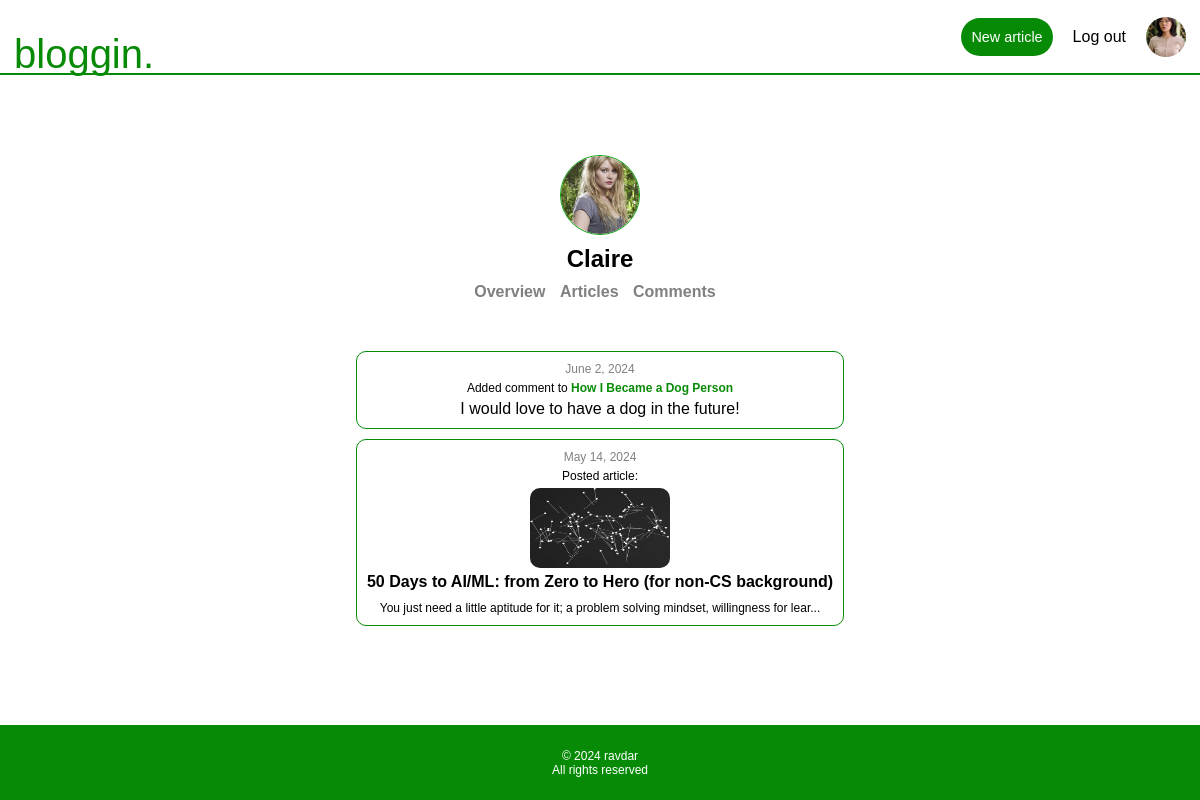
/users/Claire/ (signed in), run on the app's committed database.
### users/models.py (models this page shows, shortened)
class Profile(models.Model):
    user = models.OneToOneField(User, on_delete=models.CASCADE)
    profile_picture = models.ImageField(null=True, blank=True, default="images/default_pp.jpg", upload_to="images/")

### mainapp/models.py (models this page shows, shortened)
class Comment(models.Model):
    owner = models.ForeignKey(User, on_delete=models.CASCADE)
    article = models.ForeignKey(Article, on_delete=models.CASCADE)
    text = models.TextField()
    publication_date = models.DateField()
    last_edit_date = models.DateField(null=True, blank=True)
    model_name = "comment"

class Article(models.Model):
    owner = models.ForeignKey(User, on_delete=models.CASCADE)
    title = models.CharField(max_length=200)
    body = RichTextField(blank=True, null=True)
    publication_date = models.DateField()
    last_edit_date = models.DateField(null=True, blank=True)
    image = models.ImageField(null=True, blank=True, upload_to="images/")
    url = models.CharField(max_length=200, default='doesnotwork')
    upvotes = models.IntegerField(default=0)
    downvotes = models.IntegerField(default=0)
    total_votes = models.IntegerField(default=0)
    topics = models.ManyToManyField(Topic, blank=True)
    model_name = "article"

### mainapp/views.py (the view)
# urls.py: path("users/<str:user_username>/", views.user_profile, name="user_profile"),]
def user_profile(request, user_username):
    user = get_object_or_404(User, username = user_username)
    activities = []
    articles = Article.objects.filter(owner=user)
    comments = Comment.objects.filter(owner=user)
    subcomments = Subcomment.objects.filter(owner=user)
    for item in articles:
        activities.append(item)
    for item in comments:
        activities.append(item)
    for item in subcomments:
        activities.append(item)
    if activities != []:
        activities.sort(key=lambda activity: activity.publication_date, reverse=True)
    return render(request, "mainapp/user_profile.html", {"user":user, "articles":articles, "comments":comments, "activities":activities})

### mainapp/templates/mainapp/user_profile.html
{% extends "mainapp/main.html" %}
{% block content %}
<main class="margin-top-main center">
    <section class="profile-basic-info center">
        <img src="{{ user.profile.profile_picture.url}}" alt="Profile picture" height="80" width="80">
        <h2>{{user.username}}</h2>
        <div>
            <a href="{% url 'mainapp:user_profile' user.username %}">Overview</a>
            <a href="{% url 'mainapp:user_profile' user.username %}">Articles</a>
            <a href="{% url 'mainapp:user_profile' user.username %}">Comments</a>
        </div>
    </section>
    <section class="user-activities">
        {% for activity in activities %}
        <div>
            {% if activity.model_name == "article" %}
            <time>{{activity.publication_date}}</time>
            <p>Posted article:</p>
            <a href="{% url 'mainapp:read_article_view' activity.url %}"><img src="{{ activity.image.url }}" width="140"
                    height="80"></a>
            <h4><a href="{% url 'mainapp:read_article_view' activity.url %}">{{activity.title}}</a>
            </h4>
            <p>{{ activity.body|slice:":100"|safe }}...</p>
            {% else %}
            <time>{{activity.publication_date}}</time>
            <p>Added comment to <a
                    href="{% url 'mainapp:read_article_view' activity.article.url %}"><span>{{activity.article.title}}</span></a>
            </p>
            {{activity.text|slice:":100"|safe}}
            {% endif %}
        </div>
        {% endfor %}
    </section>
</main>
{% endblock content %}

### mainapp/templates/mainapp/main.html (shortened to what this page needs)
{% load static %}
<!DOCTYPE html>
<html lang="en">
<head>
    <link rel="stylesheet" type="text/css" href="{% static 'styles.css' %}">
</head>
<body>
    <header class="center">
        <div class="header-content">
            <a href="{% url 'mainapp:main_view' %}" class="logotype">bloggin.</a>
            <div class="header-buttons">
                {% if request.user.is_authenticated %}
                <button><a class="button-a" href="{% url 'mainapp:new_article_view' %}">New article</a></button>
                <form action="{% url 'users:logout' %}" method="post">
                    <button class="logout-button" type="submit">Log out</button>
                </form>
                <a href="{% url 'mainapp:user_profile' user.username %}"><img class="profile-picture-radius" width="30"
                        height="30" loading="lazy" alt="Profile picture"
                        src="{{ request.user.profile.profile_picture.url }}"></a>
                {% else %}
                <a href="{% url 'users:login' %}">Login</a>
                <button><a class="button-a" href="{% url 'users:register_view' %}">Register</a></button>
                {% endif %}
            </div>
        </div>
    </header>
    {% block content %}{% endblock content %}
    <footer class="center">
        &copy 2024 ravdar
        <br>
        All rights reserved
    </footer>
</body>
</html>

### mainapp/static/styles.css (style rules this page uses)
:root { --MAIN-GREEN: rgb(7, 139, 7); --LIGHT-GREEN: rgb(9, 164, 9); --MAIN-FONT: sans-serif; --PAGE-WIDTH: 1192px; --PP-RADIUS: 50% }
* { margin: 0; padding: 0; box-sizing: border-box; }
img { display: block; max-width: 100%; }
html { scroll-behavior: smooth; }
body { color: black; font-family: var(--MAIN-FONT); min-height: 100vh; display: flex; flex-direction: column; align-items: center; }
a, .logout-button { text-decoration: none; color: black; transition: border-color 0.1s ease; }
button { border-radius: 99em; padding: 10px; font-size: 1rem; background-color: transparent; }
.button-a { color: white; }
header { border-bottom: 2px solid var(--MAIN-GREEN); position: fixed; width: 100%; min-height: 50px; background-color: white; z-index: 1; }
header a { font-size: 0.9em; }
header button { background-color: var(--MAIN-GREEN); border: none; color: white; }
.center { display: flex; justify-content: center; align-items: center; text-align: center; }
main { width: 100%; max-width: var(--PAGE-WIDTH); padding-top: 60px; }
.header-content { display: flex; justify-content: end; max-width: var(--PAGE-WIDTH); align-items: end; height: 100%; width: 100%; position: relative; }
.header-content div { height: 100%; display: flex; align-items: center; gap: 8px; margin-right: 10px; }
.profile-picture-radius { border-radius: var(--PP-RADIUS); object-fit: cover; }
.logotype { font-size: 2rem; color: var(--MAIN-GREEN); margin: 0 0 -2px 10px; font-family: var(--MAIN-FONT); position: absolute; left: 0; bottom: -5px; }
footer { background-color: var(--MAIN-GREEN); min-height: 75px; min-width: 100%; color: white; font-size: 0.75em; margin-top: 50px; }
form { display: flex; flex-direction: column; align-items: center; }
form button { background-color: var(--MAIN-GREEN); width: fit-content; border: none; color: white; }
.logout-button { background-color: white; }
.margin-top-main { flex-direction: column; flex: 1; margin-top: 60px; }
.profile-basic-info { flex-direction: column; gap: 10px; margin-bottom: 50px; }
.profile-basic-info img { border-radius: var(--PP-RADIUS); border: 1px solid var(--LIGHT-GREEN); object-fit: cover; }
.profile-basic-info a { margin-top: 10px; font-weight: bold; color: grey; margin-right: 10px; }
.user-activities { margin: 0 10px; display: flex; flex-direction: column; gap: 10px; }
.user-activities div { border: 1px solid var(--MAIN-GREEN); border-radius: 10px; padding: 10px; display: flex; flex-direction: column; gap: 5px; align-items: center; }
.user-activities time { color: gray; font-size: 0.75em; }
.user-activities div p { font-size: 0.75em; }
.user-activities img { border-radius: 10px; }
.user-activities span { font-weight: bold; color: var(--MAIN-GREEN); }
@media screen and (min-width:1192px) { header { min-height: 75px; } }
@media screen and (min-width:1192px) { main { padding-top: 95px; } }
@media screen and (min-width:1192px) { .logotype { font-size: 2.5rem; bottom: -18px; } }
@media screen and (min-width:1192px) { .header-content div { gap: 10px; } }
@media screen and (min-width:1192px) { .header-content img { height: 40px; width: 40px; } }
@media screen and (min-width:1192px) { .margin-top-main { margin-top: 10px; } }

### data on the page
Comment: publication_date "June 2, 2024", article "How I Became a Dog Person", text "I would love to have a dog in the future!"
Article: publication_date "May 14, 2024", image (picture), title "50 Days to AI/ML: from Zero to Hero (for non-CS background)", body "You just need a little aptitude for it; a problem solving mindset, willingness for lear"

### other printed values
{{ user.username }} "Claire"
